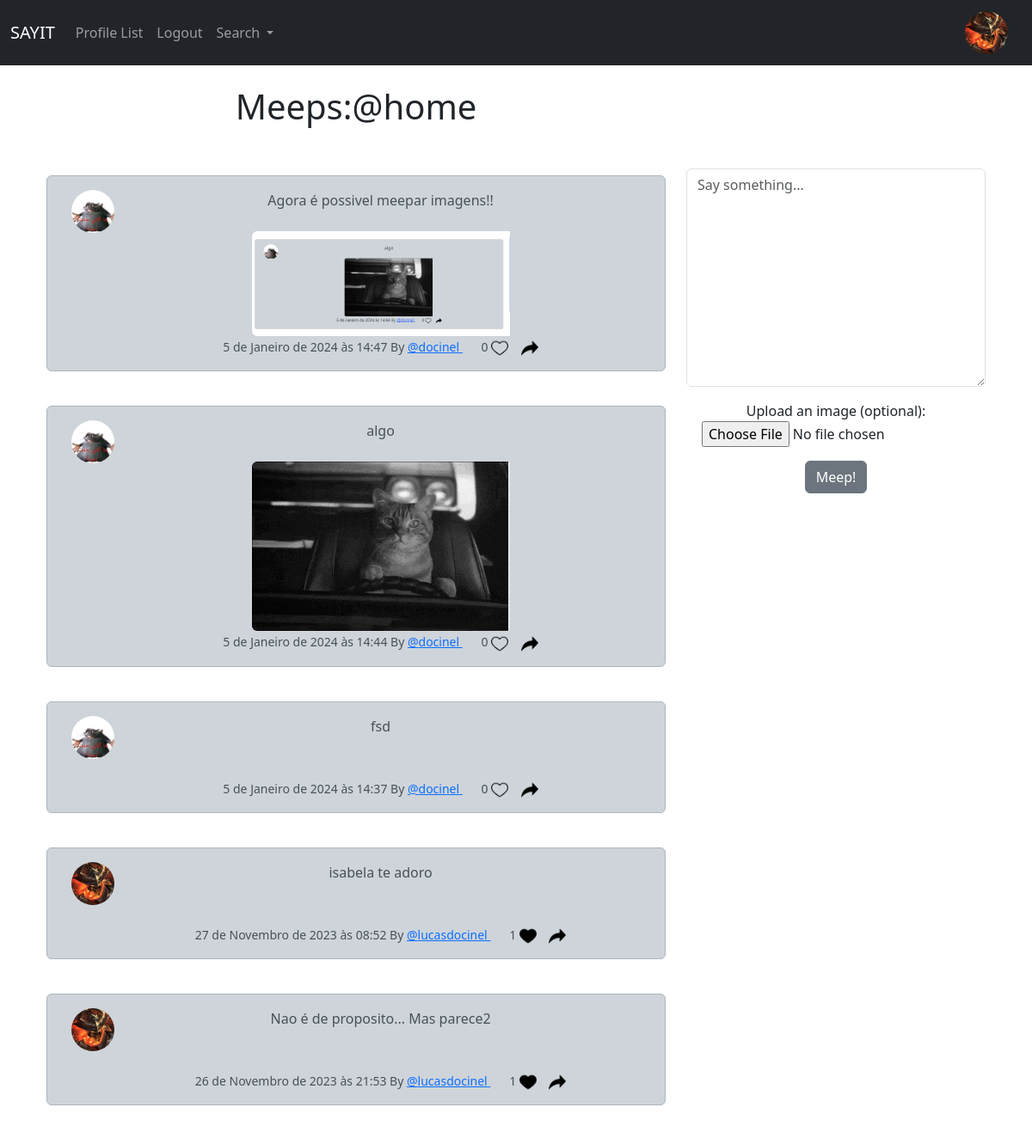
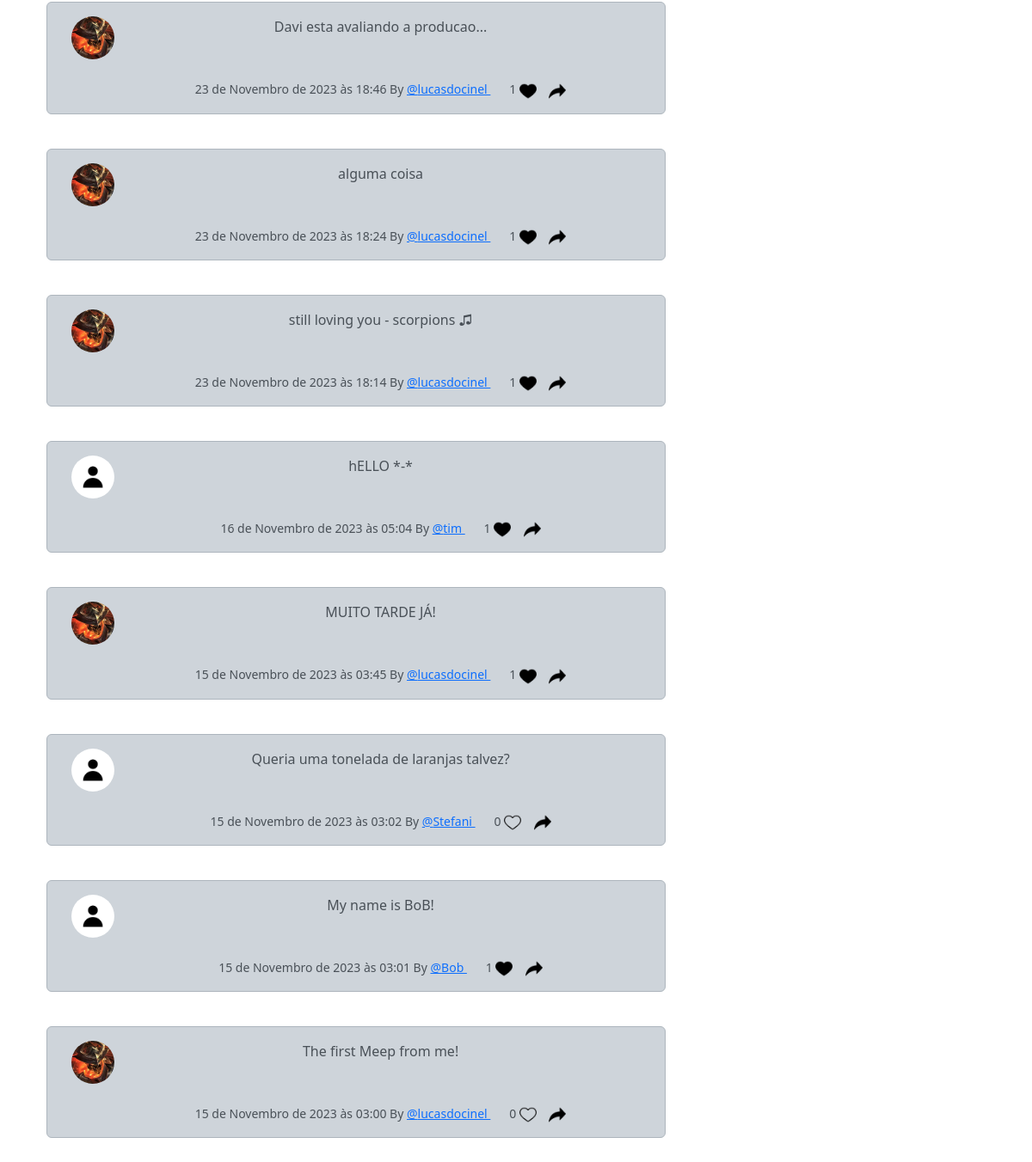
The app's page / (signed in) with its own data (2 pictures, top to bottom).
### musker/models.py (models this page shows, shortened)
class Profile(models.Model):
    user = models.OneToOneField(User, on_delete=models.CASCADE)
    follows = models.ManyToManyField(
        "self",
        related_name="followed_by",
        symmetrical=False,
        blank=True
    )
    date_modified = models.DateTimeField(User, auto_now=True)
    profile_image = models.ImageField(null=True, blank=True, upload_to="images/profile/")
    profile_bio = models.CharField(null=True, blank=True, max_length=500)
    homepage_link = models.CharField(null=True, blank=True, max_length=200)
    facebook_link = models.CharField(null=True, blank=True, max_length=200)
    instagram_link = models.CharField(null=True, blank=True, max_length=200)
    linkedin_link = models.CharField(null=True, blank=True, max_length=200)

class Meep(models.Model):
    user = models.ForeignKey(User, related_name='meeps',on_delete=models.DO_NOTHING)
    body = models.CharField(max_length=200, blank=True)
    image = models.ImageField(upload_to='images/meep_images/', blank=True, null=True)
    created_at = models.DateTimeField(auto_now_add=True)
    likes = models.ManyToManyField(User, related_name='meep_like', blank=True)
    def number_of_likes(self):
        return self.likes.count()

### musker/views.py (the view, shortened to what this page needs)
# urls.py: path('', views.home, name='home'),
def home(request):
    if request.user.is_authenticated:
        form = MeepForm(request.POST or None, request.FILES or None)
        meeps = Meep.objects.all().order_by('-created_at')
        return render(request, 'home.html', {"meeps": meeps, "form": form})
    else:
        meeps = Meep.objects.all().order_by('-created_at')
        return render(request, 'home.html', {"meeps": meeps})

### musker/forms.py
class MeepForm(forms.ModelForm):
    body = forms.CharField(
        required=True,
        widget=forms.widgets.Textarea(
            attrs={
                'placeholder': 'Say something...',
                'class': 'form-control',
            }
        ),
        label='',
    )
    image = forms.ImageField(
        required=False,
        widget=forms.ClearableFileInput(
            attrs={
                'class': 'form-control-file',
            }
        ),
        label='Upload an image (optional)',
    )
    class Meta:
        model = Meep
        exclude = ('user', 'likes',)

### musker/templates/home.html (shortened to what this page needs)
{% extends 'base.html' %}
{% load static %}
{% block content %}
<div class="container text-center">
    <div class="row">
        <div class="col-8">
    <h1>Meeps:@home</h1>
    <br/><br/>
    {% for meep in meeps %}
        <div class="alert alert-dark" role="alert">
    <div class="container">
        <div class="row">
            <div class="col-1">
                {% if meep.user.profile.profile_image %}
                    <img src="{{ meep.user.profile.profile_image.url }}" width="50" height="50" class="rounded-circle" alt="{{ profile.user.username }}">
                {% else %}
                    <img src="{% static 'images/default_profile.jpg' %}" width="50" height="50" class="rounded-circle" alt="{{ profile.user.username }}">
                {% endif %}
            </div>
            <div class="col-md-11">
                {{ meep.body }}<br><br>
                {% if meep.image %}
                    <img id="meepImage{{ meep.id }}" src="{{ meep.image.url }}" width="300" height="300" class="img-fluid rounded-start" alt="{{ meep.user.username }}" onclick="expandImage('meepImage{{ meep.id }}')">
                {% endif %}<br>
                <small class="text-mudet">
                    {{ meep.created_at }} By
                    <a href="{% url 'profile' meep.user.id %}">
                        @{{ meep.user.username }}
                    </a>
                    {{ meep.number_of_likes }}
                    {% if user in meep.likes.all %}
                        <a href="{% url 'meep_like' meep.id %}"><img src="{% static 'images/coracao_cheio.png' %}" height="20" width="20" srcset=""></a>
                    {% else %}
                        <a href="{% url 'meep_like' meep.id %}"><img src="{% static 'images/coracao.png' %}" height="20" width="20" srcset=""></a>
                    {% endif %}
                    <a href="{% url 'meep_show' meep.id %}"><img src="{% static 'images/compartilhar.png' %}" height="20" width="20" srcset=""></a>
                </small>
            </div>
        </div>
    </div>
        </div>
        <br/>
    {% endfor %}
</div>
<div class="col-4">
    <br/><br/><br/><br/>
    {% if form %}
        <form method="POST" enctype="multipart/form-data">
            {{ form.as_p }}
            <button type="submit" class="btn btn-secondary">Meep!</button>
        </form>
    {% endif %}
</div>
{% endblock %}

### musker/templates/navbar.html (shortened to what this page needs)
{% load static %}
<nav class="navbar navbar-expand-lg navbar-dark bg-dark">
    <div class="container-fluid">
      <a class="navbar-brand" href="{% url "home" %}">SAYIT</a>
      <div class="collapse navbar-collapse" id="navbarSupportedContent">
        <ul class="navbar-nav me-auto mb-2 mb-lg-0">
          <li class="nav-item">
            <a class="nav-link" href="{% url "profile_list" %}">Profile List</a>
          </li>
          {% if user.is_authenticated %}
          <li class="nav-item">
            <a class="nav-link" href="{% url 'logout' %}">Logout</a>
          </li>
          {% endif %}
          <li class="nav-item dropdown">
            <a class="nav-link dropdown-toggle" href="#" role="button" data-bs-toggle="dropdown" aria-expanded="false">
              Search
            </a>
          </li>
        </ul>
        {% if user.is_authenticated %}
          <ul class="navbar-nav ml-auto">
            <li class="nav-item navbar-brand">
              <a href="{% url "profile" request.user.id %}">
                {% if user.profile.profile_image %}
                  <img src="{{ user.profile.profile_image.url }}" width="50" height="50" class="rounded-circle" alt="{{ profile.user.username }}">
                {% else %}
                  <img src="{% static 'images/default_profile.jpg' %}" width="50" height="50" class="rounded-circle" alt="{{ profile.user.username }}">
                {% endif %}
              </a>
            </li>
          </ul>
        {% endif %}
      </div>
    </div>
  </nav>

### records on screen
Meep: user.profile.profile_image (picture), body "Agora é possivel meepar imagens!!", image (picture), created_at "5 de Janeiro de 2024 às 14:47", user.username "docinel", number_of_likes "0"
Meep: user.profile.profile_image (picture), body "algo", image (picture), created_at "5 de Janeiro de 2024 às 14:44", user.username "docinel", number_of_likes "0"
Meep: user.profile.profile_image (picture), body "fsd", created_at "5 de Janeiro de 2024 às 14:37", user.username "docinel", number_of_likes "0"
Meep: user.profile.profile_image (picture), body "isabela te adoro", created_at "27 de Novembro de 2023 às 08:52", user.username "lucasdocinel", number_of_likes "1"
Meep: user.profile.profile_image (picture), body "Nao é de proposito... Mas parece2", created_at "26 de Novembro de 2023 às 21:53", user.username "lucasdocinel", number_of_likes "1"
Meep: user.profile.profile_image (picture), body "Davi esta avaliando a producao...", created_at "23 de Novembro de 2023 às 18:46", user.username "lucasdocinel", number_of_likes "1"
Meep: user.profile.profile_image (picture), body "alguma coisa", created_at "23 de Novembro de 2023 às 18:24", user.username "lucasdocinel", number_of_likes "1"
Meep: user.profile.profile_image (picture), body "still loving you - scorpions ♫", created_at "23 de Novembro de 2023 às 18:14", user.username "lucasdocinel", number_of_likes "1"
Meep: body "hELLO *-*", created_at "16 de Novembro de 2023 às 05:04", user.username "tim", number_of_likes "1"
Meep: user.profile.profile_image (picture), body "MUITO TARDE JÁ!", created_at "15 de Novembro de 2023 às 03:45", user.username "lucasdocinel", number_of_likes "1"
Meep: body "Queria uma tonelada de laranjas talvez?", created_at "15 de Novembro de 2023 às 03:02", user.username "Stefani", number_of_likes "0"
Meep: body "My name is BoB!", created_at "15 de Novembro de 2023 às 03:01", user.username "Bob", number_of_likes "1"
Meep: user.profile.profile_image (picture), body "The first Meep from me!", created_at "15 de Novembro de 2023 às 03:00", user.username "lucasdocinel", number_of_likes "0"
